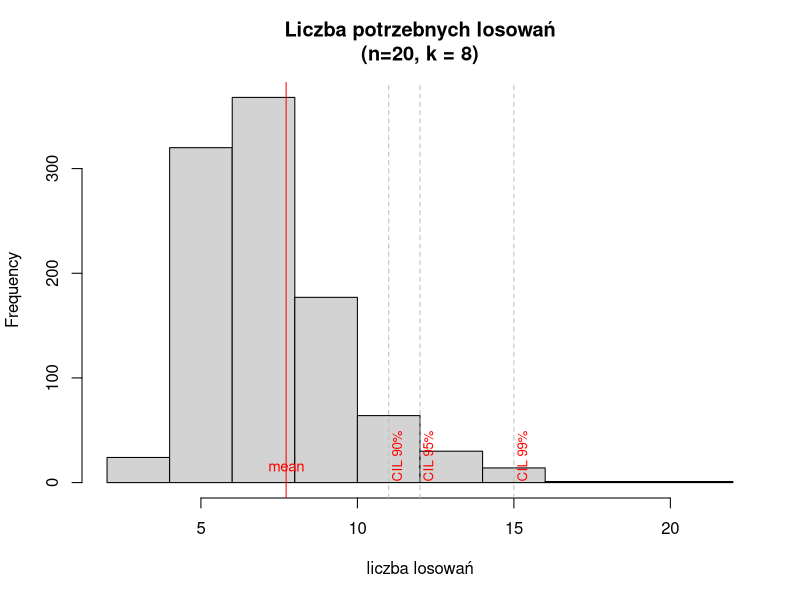

This figure's R source:
# n - liczba wszystkich kart
# k - liczba kart losowanych jednorazowo
# Wynikiem funkcji jest liczba losowań, którą należy wykonać w celu wylosowania
# każdej karty przynajmniej jeden raz.

losuj_karty <- function(n, k, B = 1000) {
  
  ile_kart <- function(N, K) {
    x <- sample.int(N, K, replace = F)
    while (length(table(x)) < N) x <- c(x, sample.int(N, K, replace = F))
    list(wektor = x, ile = length(x) / K)
  }
  
  RNGkind("Mersenne-Twister")
  RNGkind()
  
  ile <- rep(NA, B)
  
  for (b in 1:B) {
    ile[b] <- ile_kart(n, k)$ile
  }
  
  hist(ile, main = paste0("Liczba potrzebnych losowań", "\n(n=", n, ", k = ", k, ")"), xlab = "liczba losowań")
  abline(v = mean(ile), col = "red")
  abline(v = quantile(ile, c(.9, .95, .99)), col = "grey", lty = 2)
  text(mean(ile), 1, "mean", cex = .9, col = "red", pos = 3)
  text(quantile(ile, c(.9)), 1, "CIL 90%", cex = .8, col = "red", srt = 90, pos = 4)
  text(quantile(ile, c(.95)), 1, "CIL 95%", cex = .8, col = "red", srt = 90, pos = 4)
  text(quantile(ile, c(.99)), 1, "CIL 99%", cex = .8, col = "red", srt = 90, pos = 4)
  
  parametry <- as.data.frame(matrix(NA, 7, 2))
  colnames(parametry) <- c(" ", "l.los")
  parametry[,1] <- c("min", "mean", "ConfIntLev 90%", "ConfIntLev 95%", "ConfIntLev 97%", "ConfIntLev 99%", "max")
  parametry[,2] <- c(ceiling(min(ile)), ceiling(mean(ile)), ceiling(quantile(ile, .9)), ceiling(quantile(ile, .95)),
                     ceiling(quantile(ile, .97)),ceiling(quantile(ile, .99)), ceiling(max(ile)))
  list(par = parametry)
  
}

losuj_karty(20, 8)